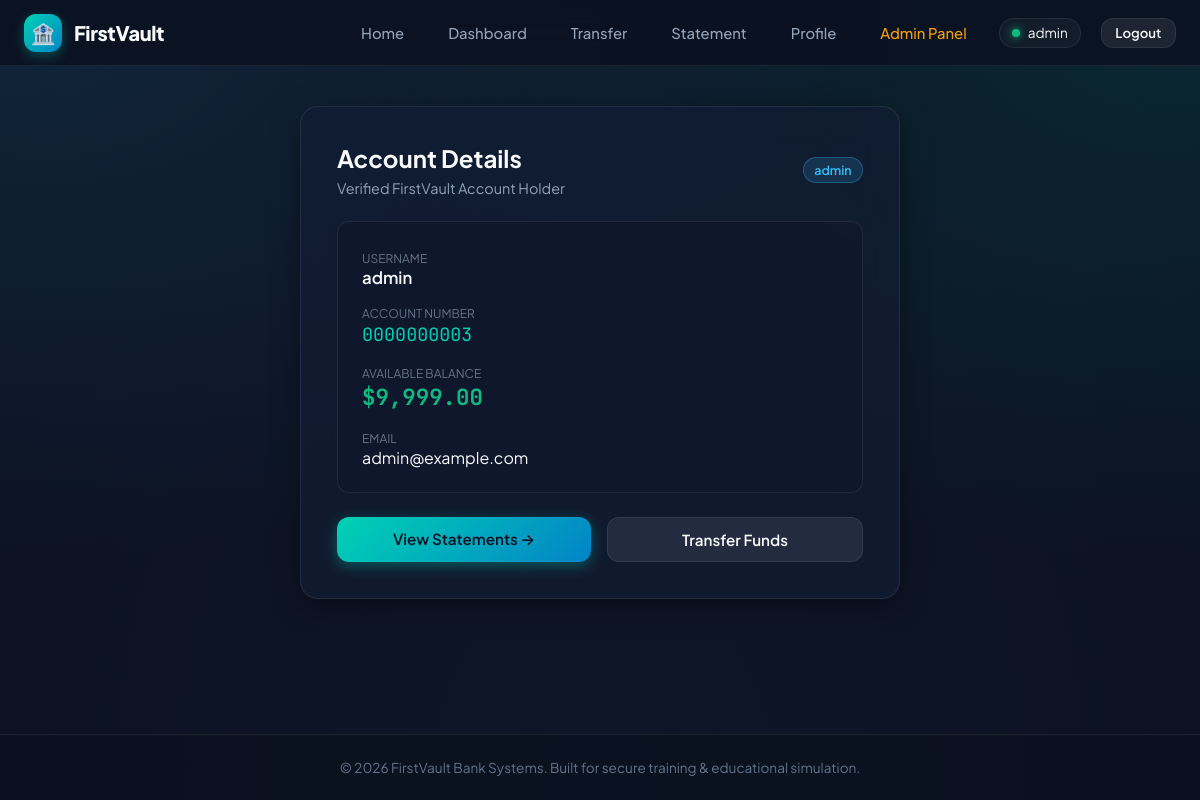
The app's page /account.php (signed in) with its own data.
### tables this page shows
CREATE TABLE IF NOT EXISTS users (
    id INT AUTO_INCREMENT PRIMARY KEY,
    username VARCHAR(50) NOT NULL UNIQUE,
    password CHAR(32) NOT NULL,  
    email VARCHAR(100),
    phone VARCHAR(20),
    address VARCHAR(255) DEFAULT '',
    account_number VARCHAR(20) NOT NULL UNIQUE,
    balance DECIMAL(10,2) NOT NULL DEFAULT 1000.00,
    role VARCHAR(20) NOT NULL DEFAULT 'customer'
);

### account.php (the view, shortened to what this page needs)
<?php
require_once __DIR__ . '/includes/db.php';
$accountId = $_GET['id'] ?? $_SESSION['user_id'];
$stmt = $mysqli->prepare('SELECT id, username, email, phone, address, account_number, balance, role FROM users WHERE id = ?');
$stmt->bind_param('i', $accountId);
$stmt->execute();
$account = $stmt->get_result()->fetch_assoc();
?>
<!DOCTYPE html>
<html lang="en">
<head>
    <link rel="stylesheet" href="css/style.css">
</head>
<body>
<?php include __DIR__ . '/includes/header.php'; ?>
<main class="main-content">
    <div class="content-card">
        <div style="display: flex; justify-content: space-between; align-items: center; margin-bottom: 1.5rem;">
            <div>
                <h1 class="card-title">Account Details</h1>
                <p class="card-subtitle" style="margin-bottom: 0;">Verified FirstVault Account Holder</p>
            </div>
            <span class="badge badge-role"><?= htmlspecialchars($account['role']) ?></span>
        </div>
        <div style="background: rgba(15, 23, 42, 0.6); border: 1px solid var(--border-subtle); border-radius: var(--radius-md); padding: 1.5rem; margin-bottom: 1.5rem; display: flex; flex-direction: column; gap: 0.85rem;">
            <div>
                <span style="font-size: 0.75rem; color: var(--text-muted); text-transform: uppercase;">Username</span>
                <div style="font-weight: 600; font-size: 1.05rem;"><?= htmlspecialchars($account['username']) ?></div>
            </div>
            <div>
                <span style="font-size: 0.75rem; color: var(--text-muted); text-transform: uppercase;">Account Number</span>
                <div style="font-family: var(--font-mono); font-size: 1.15rem; color: var(--accent-teal);"><?= htmlspecialchars($account['account_number']) ?></div>
            </div>
            <div>
                <span style="font-size: 0.75rem; color: var(--text-muted); text-transform: uppercase;">Available Balance</span>
                <div style="font-family: var(--font-mono); font-size: 1.4rem; font-weight: 700; color: var(--accent-green);">
                    $<?= number_format(floatval($account['balance']), 2) ?>
                </div>
            </div>
            <?php if (!empty($account['email'])): ?>
            <div>
                <span style="font-size: 0.75rem; color: var(--text-muted); text-transform: uppercase;">Email</span>
                <div><?= htmlspecialchars($account['email']) ?></div>
            </div>
            <?php endif; ?>
        </div>
        <div style="display: flex; gap: 1rem; flex-wrap: wrap;">
            <a href="statement.php?id=<?= urlencode($account['id']) ?>" class="btn btn-primary" style="flex: 1;">View Statements →</a>
            <a href="transfer.php" class="btn btn-secondary" style="flex: 1;">Transfer Funds</a>
        </div>
    </div>
</main>
<?php include __DIR__ . '/includes/footer.php'; ?>
</body>
</html>

### css/style.css (style rules this page uses)
:root { --bg-main: #0b1120; --bg-surface: #111a2e; --bg-card: rgba(18, 28, 51, 0.75); --bg-card-hover: rgba(26, 40, 71, 0.85); --border-subtle: rgba(255, 255, 255, 0.08); --border-focus: #00d2b4; --text-primary: #f8fafc; --text-secondary: #94a3b8; --text-muted: #64748b; --accent-teal: #00d2b4; --accent-teal-glow: rgba(0, 210, 180, 0.25); --accent-blue: #38bdf8; --accent-gold: #f59e0b; --accent-red: #ef4444; --accent-green: #10b981; --font-sans: 'Plus Jakarta Sans', -apple-system, BlinkMacSystemFont, "Segoe UI", Roboto, sans-serif; --font-mono: 'JetBrains Mono', monospace; --radius-sm: 6px; --radius-md: 12px; --radius-lg: 18px; --radius-full: 9999px; --shadow-sm: 0 2px 8px rgba(0, 0, 0, 0.25); --shadow-md: 0 8px 30px rgba(0, 0, 0, 0.35); --shadow-glow: 0 0 35px rgba(0, 210, 180, 0.18); --transition: all 0.25s cubic-bezier(0.16, 1, 0.3, 1); }
*, *::before, *::after { margin: 0; padding: 0; box-sizing: border-box; }
body { background-color: var(--bg-main); background-image: radial-gradient(at 0% 0%, rgba(56, 189, 248, 0.12) 0px, transparent 50%), radial-gradient(at 100% 0%, rgba(0, 210, 180, 0.12) 0px, transparent 50%), radial-gradient(at 50% 100%, rgba(15, 23, 42, 0.8) 0px, transparent 100%); background-attachment: fixed; color: var(--text-primary); font-family: var(--font-sans); min-height: 100vh; display: flex; flex-direction: column; -webkit-font-smoothing: antialiased; }
a { color: var(--accent-teal); text-decoration: none; transition: var(--transition); }
.main-content { flex: 1; max-width: 1200px; width: 100%; margin: 0 auto; padding: 2.5rem 1.5rem; }
.btn { display: inline-flex; align-items: center; justify-content: center; gap: 0.5rem; padding: 0.75rem 1.5rem; font-weight: 600; font-size: 0.95rem; border-radius: var(--radius-md); border: none; cursor: pointer; transition: var(--transition); text-decoration: none; }
.btn-primary { background: linear-gradient(135deg, #00d2b4, #0284c7); color: #0b1120; box-shadow: 0 4px 14px rgba(0, 210, 180, 0.35); }
.btn-secondary { background: rgba(255, 255, 255, 0.08); color: var(--text-primary); border: 1px solid var(--border-subtle); }
.badge { display: inline-flex; align-items: center; padding: 0.25rem 0.65rem; border-radius: var(--radius-full); font-size: 0.78rem; font-weight: 600; }
.badge-role { background: rgba(56, 189, 248, 0.15); color: var(--accent-blue); border: 1px solid rgba(56, 189, 248, 0.3); }
.content-card { background: var(--bg-card); border: 1px solid var(--border-subtle); border-radius: var(--radius-lg); padding: 2.25rem; max-width: 600px; margin: 0 auto; backdrop-filter: blur(16px); box-shadow: var(--shadow-md); }
.card-title { font-size: 1.5rem; font-weight: 700; margin-bottom: 0.35rem; }
.card-subtitle { color: var(--text-secondary); font-size: 0.9rem; margin-bottom: 1.75rem; }

### records on screen
users: role "admin", username "admin", account_number "0000000003", balance "9,999.00", email "admin@example.com"

### other values on screen
$_SESSION['username'] "admin"
